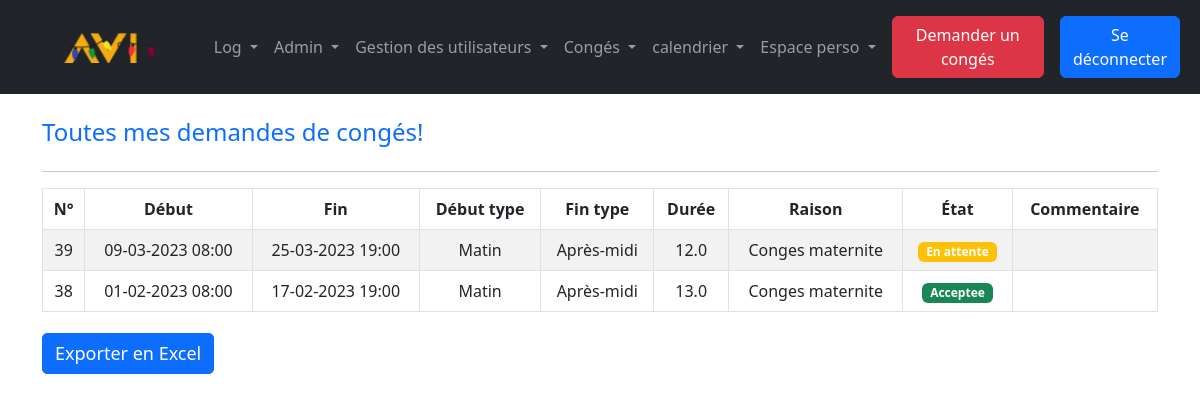
The app's page /index.php?action=demandedeconges&id=3 (signed in) with its own data.
### tables this page shows
CREATE TABLE `conges` (
  `id_conges` int(11) NOT NULL,
  `id_employe` int(11) NOT NULL,
  `id_raison` int(11) NOT NULL,
  `id_etat` int(11) NOT NULL,
  `date_demande` datetime NOT NULL DEFAULT current_timestamp(),
  `date_change` datetime DEFAULT NULL,
  `date_debut` datetime NOT NULL,
  `date_fin` datetime NOT NULL,
  `debut_type` varchar(255) NOT NULL,
  `fin_type` varchar(255) NOT NULL,
  `duree` decimal(11,1) NOT NULL,
  `commentaire` varchar(255) NOT NULL,
  `afficher` tinyint(1) NOT NULL DEFAULT 1
);

CREATE TABLE `raison` (
  `id_raison` int(11) NOT NULL,
  `libelle` varchar(255) NOT NULL
);

CREATE TABLE `etat` (
  `id_etat` int(11) NOT NULL,
  `libelle` varchar(255) NOT NULL,
  `color` varchar(255) NOT NULL
);

### src/lib/database.php (called while the page is built, shortened)
<?php
class DatabaseConnection
{
    public ?\PDO $database = null;
    public function getConnection(): \PDO
    {
        if ($this->database === null) {
            $this->database = new \PDO('mysql:host=localhost;dbname=intranet;charset=utf8', 'root', '');
        }
        return $this->database;
    }
}

### src/model/Conges.php (called while the page is built, shortened)
<?php
require_once('src/lib/database.php');
class Conges_Model
{
        public DatabaseConnection $connection;
        public function getConge(int $id_employe){
            $stmt = $this->connection->getConnection()->prepare("SELECT id_conges, date_debut, date_fin, commentaire, duree, R.libelle AS raison,
                                                                E.libelle AS etat, C.debut_type, C.fin_type, C.id_raison, C.id_etat
                                                                FROM conges C INNER JOIN raison R ON C.id_raison=R.id_raison
                                                                INNER JOIN etat E ON C.id_etat = E.id_etat
                                                                INNER JOIN employe EM ON C.id_employe = EM.id_employe
                                                                WHERE C.id_employe = :id_employe
                                                                ORDER BY date_demande DESC;");
            $stmt->bindValue(':id_employe', $id_employe);
            $stmt->execute();
            $cruds = [];
                while (($row = $stmt->fetch())) {
                    $date_debut = date("d-m-Y H:i", strtotime($row['date_debut']));
                    $date_fin = date("d-m-Y H:i", strtotime($row['date_fin']));
                    $crud = new Conge();
                    $crud->id_conges = $row['id_conges'];
                    $crud->date_debut = $date_debut;
                    $crud->date_fin = $date_fin;
                    $crud->commentaire = $row['commentaire'];
                    $crud->duree = $row['duree'];
                    $crud->raison = $row['raison'];
                    $crud->etat = $row['etat'];
                    $crud->debut_type = $row['debut_type'];
                    $crud->fin_type = $row['fin_type'];
                    $crud->id_raison = $row['id_raison'];
                    $crud->id_etat = $row['id_etat'];
                    $cruds[] = $crud;
                }
                return $cruds;
        }
}

### templates/perso/demandedeconges.php (the view, shortened to what this page needs)
<div class="container">
    <div class="row mt-4">
      <div class="col-lg-10 d-flex justify-content-between align-items-center">
        <div>
          <h4 class="text-primary">Toutes mes demandes de congés!</h4>
        </div>
      </div>
    </div>
    <hr>
    <div class="row">
      <div class="col-lg-14">
        <div class="table-responsive">
          <table class="table table-striped table-bordered text-center" id="table" border="1">
            <thead>
              <tr>
                <th>N°</th>
                <th>Début</th>
                <th>Fin</th>
                <th>Début type</th>
                <th>Fin type</th>
                <th>Durée</th>
                <th>Raison</th>
                <th>État</th>
                <th>Commentaire</th>
              </tr>
            </thead>
            <tbody>
                <?php
                foreach($cruds as $crud){
                    $id_conges = $crud->id_conges;
                ?>
                <tr>
                    <td data-id="<?= $id_conges ?>"><?= $id_conges ?></td>
                    <td data-id="<?= $id_conges ?>"><?= $crud->date_debut ?></td>
                    <td data-id="<?= $id_conges ?>"><?= $crud->date_fin ?></td>
                    <td data-id="<?= $id_conges ?>"><?= $crud->debut_type ?></td>
                    <td data-id="<?= $id_conges ?>"><?= $crud->fin_type ?></td>
                    <td data-id="<?= $id_conges ?>"><?= $crud->duree ?></td>
                    <td data-id="<?= $id_conges ?>"><?= $crud->raison ?></td>
                    <?php
                        if($crud->etat == 'En attente'){echo "<td data-id=".$id_conges."><span class='badge bg-warning'>" . $crud->etat . "</span></td>";}
                        elseif($crud->etat == 'Acceptee'){echo "<td data-id=".$id_conges."><span class='badge bg-success'>" . $crud->etat . "</span></td>";}
                        elseif($crud->etat !== ''){echo "<td data-id=".$id_conges."><span class='badge bg-danger' style='background-color: #ff0000;'>" . $crud->etat . "</span></td>";}
                    ?>
                    <td data-id="<?= $id_conges ?>"><?= $crud->commentaire ?></td>
                </tr>
                <?php
                }
                ?>
            </tbody>
          </table>
        </div>
      </div>
    </div>
    <button class="btn btn-primary" onclick="exportData()">Exporter en Excel</button>
  </div>
<?php require('templates/layout.php') ?>

### assets/css/style.css (style rules this page uses)
input, textarea, button { padding: 8px 15px; border-radius: 5px !important; margin: 5px 0px; box-sizing: border-box; border: 1px solid #ccc; font-size: 18px !important; font-weight: 300 }

### records on screen
conges: id_conges "39", date_debut "09-03-2023 08:00", date_fin "25-03-2023 19:00", debut_type "Matin", fin_type "Après-midi", duree "12.0", id_raison.libelle "Conges maternite", id_etat.libelle "En attente"
conges: id_conges "38", date_debut "01-02-2023 08:00", date_fin "17-02-2023 19:00", debut_type "Matin", fin_type "Après-midi", duree "13.0", id_raison.libelle "Conges maternite", id_etat.libelle "Acceptee"
